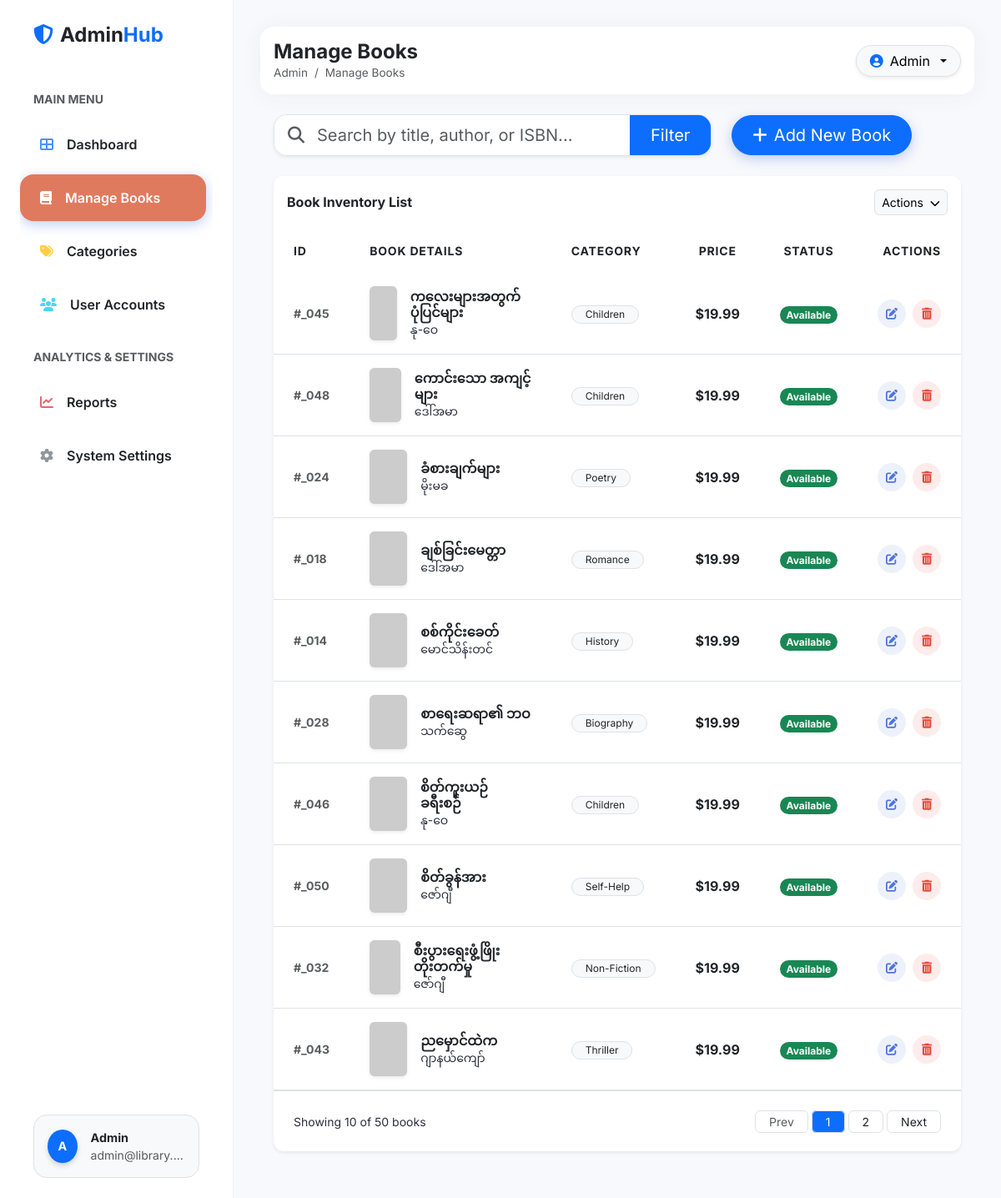
The app's page /admin/books.php (signed in) with its own data.
### tables this page shows
CREATE TABLE `books` (
  `id` varchar(50) NOT NULL,
  `title` varchar(255) NOT NULL,
  `author` varchar(255) NOT NULL,
  `year` int NOT NULL,
  `price` decimal(10,2) DEFAULT '19.99',
  `cover_image` varchar(255) DEFAULT NULL,
  `category` varchar(50) DEFAULT 'Uncategorized',
  `category_id` int DEFAULT NULL,
  `average_rating` decimal(3,2) DEFAULT '0.00',
  `review_count` int DEFAULT '0',
  `total_copies` int DEFAULT '1',
  `available_copies` int DEFAULT '1',
  `created_at` timestamp NULL DEFAULT CURRENT_TIMESTAMP,
  `type` enum('physical','ebook') DEFAULT 'physical',
  `file_size` varchar(50) DEFAULT NULL,
  `download_link` varchar(255) DEFAULT NULL,
  PRIMARY KEY (`id`),
  KEY `fk_book_category` (`category_id`),
  CONSTRAINT `fk_book_category` FOREIGN KEY (`category_id`) REFERENCES `categories` (`id`) ON DELETE SET NULL
);

### config/database.php (called while the page is built)
<?php
return [
    'host' => getenv('DB_HOST') ?: 'localhost',
    'dbname' => getenv('DB_NAME') ?: 'book_library',
    'username' => getenv('DB_USER') ?: 'root',
    'password' => getenv('DB_PASS') !== false ? getenv('DB_PASS') : '',
    'charset' => 'utf8mb4',
    'options' => [
        PDO::ATTR_ERRMODE => PDO::ERRMODE_EXCEPTION,
        PDO::ATTR_DEFAULT_FETCH_MODE => PDO::FETCH_ASSOC,
        PDO::ATTR_EMULATE_PREPARES => false,
        PDO::MYSQL_ATTR_INIT_COMMAND => "SET NAMES utf8mb4; SET time_zone = '+06:30';"
    ]
];

### src/Library.php (called while the page is built, shortened)
<?php
class Library
{
    private \PDO $pdo;
    public function __construct()
    {
        $config = include __DIR__ . '/../config/database.php';
        $dsn = "mysql:host={$config['host']};dbname={$config['dbname']};charset={$config['charset']}";
        $options = $config['options'];
        try {
            $this->pdo = new \PDO($dsn, $config['username'], $config['password'], $options);
        } catch (\PDOException $e) {
            die("Database connection failed: " . $e->getMessage());
        }
        $this->loadAllBooks();
    }
    public function loadAllBooks(): void
    {
        $stmt = $this->pdo->query("SELECT * FROM books ORDER BY title");
        while ($row = $stmt->fetch()) {
            if (isset($row['type']) && $row['type'] === 'ebook') {
                $book = EBook::fromArray($row);
            } else {
                $book = Book::fromArray($row);
            }
        }
    }
    public function getBooksPaginated(int $limit, int $offset, ?string $category = null, ?string $search = null): array
    {
        $sql = "SELECT b.*, COALESCE(AVG(r.rating), 0) as average_rating
                FROM books b
                LEFT JOIN reviews r ON b.id = r.book_id
                WHERE 1=1";
        $params = [];
        $sql .= " GROUP BY b.id ";
        $sql .= " ORDER BY title LIMIT ? OFFSET ?";
        $stmt = $this->pdo->prepare($sql);
        $i = 1;
        $stmt->bindValue($i++, (int)$limit, \PDO::PARAM_INT);
        $stmt->bindValue($i++, (int)$offset, \PDO::PARAM_INT);
        $stmt->execute();
        $books = [];
        while ($row = $stmt->fetch(\PDO::FETCH_ASSOC)) {
            if (isset($row['type']) && $row['type'] === 'ebook') {
                $books[] = EBook::fromArray($row);
            } else {
                $books[] = Book::fromArray($row);
            }
        }
        return $books;
    }
    public function countBooks(?string $category = null, ?string $search = null): int
    {
        $sql = "SELECT COUNT(*) FROM books WHERE 1=1";
        $params = [];
        $stmt = $this->pdo->prepare($sql);
        $stmt->execute($params);
        return (int)$stmt->fetchColumn();
    }
}

### src/Book.php (called while the page is built, shortened)
<?php
class Book
{
    protected string $id;
    protected string $title;
    protected string $author;
    protected ?string $coverImage = null;
    protected string $category = 'Uncategorized';
    protected int $availableCopies = 1;
    public function __construct(
        string $title,
        string $author,
        int $year,
        int $totalCopies = 1,
        ?string $coverImage = null,
        string $category = 'Uncategorized',
        ?string $id = null
    ) {
        $this->id = $id ?? uniqid('book_', true);
        $this->title = trim($title);
        $this->author = trim($author);
        $this->coverImage = $coverImage;
        $this->category = $category;
        $this->totalCopies = max(1, $totalCopies);
        $this->availableCopies = $this->totalCopies;
    }
    public function getId(): string
    {
        return $this->id;
    }
    public function getTitle(): string
    {
        return $this->title;
    }
    public function getAuthor(): string
    {
        return $this->author;
    }
    public function getCoverImage(): ?string
    {
        return $this->coverImage;
    }
    public function getCategory(): string
    {
        return $this->category;
    }
    public function isAvailable(): bool
    {
        return $this->availableCopies > 0;
    }
    public static function fromArray(array $data): self
    {
        $book = new self(
            $data['title'],
            $data['author'],
            $data['year'],
            $data['total_copies'] ?? 1,
            $data['cover_image'] ?? null,
            $data['category'] ?? 'Uncategorized',
            $data['id'] ?? null
        );
        $book->availableCopies = $data['available_copies'] ?? $book->totalCopies;
        $book->averageRating = (float)($data['average_rating'] ?? 0.0);
        return $book;
    }
}

### admin/books.php (the view, shortened to what this page needs)
<?php
require_once dirname(__DIR__) . '/includes/functions.php';
require_once dirname(__DIR__) . '/views/admin/layout.php';
$library = new Library();
$page = $_GET['page'] ?? 1;
$limit = 10;
$offset = ($page - 1) * $limit;
$books = $library->getBooksPaginated($limit, $offset);
$totalBooks = $library->countBooks();
renderAdminLayout('Manage Books', function() use ($books, $totalBooks) {
    ?>
    <section class="admin-book-list">
        <div class="row g-4 align-items-center mb-4">
            <div class="col-lg-8">
                <div class="input-group input-group-lg border shadow-sm rounded-4 overflow-hidden">
                    <span class="input-group-text bg-white border-0"><i class="fas fa-search text-muted"></i></span>
                    <input type="text" class="form-control border-0 shadow-none ps-0" placeholder="Search by title, author, or ISBN...">
                    <button class="btn btn-primary px-4 shadow-sm" type="button">Filter</button>
                </div>
            </div>
            <div class="col-lg-4 text-lg-end">
                <button class="btn btn-primary btn-lg rounded-pill px-4 shadow-primary d-flex align-items-center gap-2 justify-content-center" data-bs-toggle="modal" data-bs-target="#addBookModal">
                    <i class="fas fa-plus"></i>
                    <span>Add New Book</span>
                </button>
            </div>
        </div>
        <div class="card card-admin border-0 shadow-sm overflow-hidden">
            <div class="card-header bg-white py-3 border-0 d-flex justify-content-between align-items-center">
                <h6 class="m-0 fw-bold text-dark">Book Inventory List</h6>
                <div class="dropdown">
                    <button class="btn btn-sm btn-light border rounded" data-bs-toggle="dropdown">
                        Actions <i class="fas fa-chevron-down ms-1 small"></i>
                    </button>
                </div>
            </div>
            <div class="card-body p-0">
                <div class="table-responsive p-0">
                    <table class="table table-hover align-middle mb-0">
                        <thead class="bg-lightest text-muted text-uppercase small" style="letter-spacing: 0.05rem;">
                            <tr>
                                <th class="py-3 px-4 border-0">ID</th>
                                <th class="py-3 px-4 border-0">Book Details</th>
                                <th class="py-3 px-4 border-0">Category</th>
                                <th class="py-3 px-4 border-0 text-center">Price</th>
                                <th class="py-3 px-4 border-0 text-center">Status</th>
                                <th class="py-3 px-4 border-0 text-end">Actions</th>
                            </tr>
                        </thead>
                        <tbody class="border-top-0">
                            <?php foreach ($books as $book): ?>
                            <tr>
                                <td class="px-4 py-3 fw-bold text-muted small">#<?= substr($book->getId(), -4) ?></td>
                                <td class="px-4 py-3">
                                    <div class="d-flex align-items-center gap-3">
                                        <div class="book-cover-mini rounded shadow-sm overflow-hidden d-flex align-items-center justify-content-center" style="width: 45px; height: 65px; background: rgba(0,0,0,0.1);">
                                            <?php if ($book->getCoverImage()): ?>
                                                <img src="<?= baseUrl() ?>/public/uploads/covers/<?= e($book->getCoverImage()) ?>" class="w-100 h-100 object-fit-cover">
                                            <?php else: ?>
                                                <i class="fas fa-book-open text-muted opacity-25"></i>
                                            <?php endif; ?>
                                        </div>
                                        <div class="book-meta-info">
                                            <h6 class="mb-0 fw-bold text-dark"><?= e($book->getTitle()) ?></h6>
                                            <p class="mb-0 text-muted small"><?= e($book->getAuthor()) ?></p>
                                        </div>
                                    </div>
                                </td>
                                <td class="px-4 py-3">
                                    <span class="badge bg-light text-dark rounded-pill border px-3 fw-normal"><?= e($book->getCategory()) ?></span>
                                </td>
                                <td class="px-4 py-3 text-center fw-bold">
                                    $<?= number_format(19.99, 2)  ?>
                                </td>
                                <td class="px-4 py-3 text-center">
                                    <?php
                                    $statusClass = $book->isAvailable() ? 'success' : 'warning';
                                    echo renderStatusBadge($book->isAvailable() ? 'available' : 'borrowed', $statusClass);
                                    ?>
                                </td>
                                <td class="px-4 py-3 text-end">
                                    <div class="action-btn-group d-flex justify-content-end gap-2">
                                        <button class="btn btn-sm btn-icon-only rounded-pill btn-soft-primary" title="Edit Book">
                                            <i class="fas fa-edit"></i>
                                        </button>
                                        <button class="btn btn-sm btn-icon-only rounded-pill btn-soft-danger" title="Delete Book">
                                            <i class="fas fa-trash-alt"></i>
                                        </button>
                                    </div>
                                </td>
                            </tr>
                            <?php endforeach; ?>
                        </tbody>
                    </table>
                </div>
                <div class="p-4 border-top d-flex justify-content-between align-items-center">
                    <p class="mb-0 text-muted small">Showing <?= count($books) ?> of <?= $totalBooks ?> books</p>
                    <nav aria-label="Book pagination">
                        <ul class="pagination pagination-sm mb-0">
                            <li class="page-item disabled"><a class="page-item link px-3 py-1 border rounded me-1 text-muted text-decoration-none small" href="#">Prev</a></li>
                            <li class="page-item active"><a class="page-item link px-3 py-1 border rounded me-1 active bg-primary text-white text-decoration-none small" href="#">1</a></li>
                            <li class="page-item"><a class="page-item link px-3 py-1 border rounded me-1 text-dark text-decoration-none small" href="#">2</a></li>
                            <li class="page-item"><a class="page-item link px-3 py-1 border rounded text-dark text-decoration-none small" href="#">Next</a></li>
                        </ul>
                    </nav>
                </div>
            </div>
        </div>
    </section>
    <?php
});

### includes/functions.php (shortened to what this page needs)
<?php
function renderStatusBadge(string $status, string $type = 'info'): string
{
    return "<span class=\"badge bg-{$type} rounded-pill\">" . e(ucfirst($status)) . "</span>";
}
function e($data): string
{
    return htmlspecialchars((string)$data, ENT_QUOTES, 'UTF-8');
}
function baseUrl(): string
{
    $protocol = (!empty($_SERVER['HTTPS']) && $_SERVER['HTTPS'] !== 'off') ? 'https://' : 'http://';
    $host = $_SERVER['HTTP_HOST'];
    $scriptPath = str_replace('\\', '/', dirname($_SERVER['SCRIPT_NAME']));
    if (strpos($scriptPath, '/admin') !== false) {
        $scriptPath = rtrim(str_replace('/admin', '', $scriptPath), '/');
    }
    return rtrim($protocol . $host . $scriptPath, '/');
}

### records on screen
books: id "_045", title "ကလေးများအတွက် ပုံပြင်များ", author "နု-ဝေ", category "Children"
books: id "_048", title "ကောင်းသော အကျင့်များ", author "ဒေါ်အမာ", category "Children"
books: id "_024", title "ခံစားချက်များ", author "မိုးမခ", category "Poetry"
books: id "_018", title "ချစ်ခြင်းမေတ္တာ", author "ဒေါ်အမာ", category "Romance"
books: id "_014", title "စစ်ကိုင်းခေတ်", author "မောင်သိန်းတင်", category "History"
books: id "_028", title "စာရေးဆရာ၏ ဘဝ", author "သက်ဆွေ", category "Biography"
books: id "_046", title "စိတ်ကူးယဉ် ခရီးစဉ်", author "နု-ဝေ", category "Children"
books: id "_050", title "စိတ်ခွန်အား", author "ဇော်ဂျီ", category "Self-Help"
books: id "_032", title "စီးပွားရေးဖွံ့ဖြိုးတိုးတက်မှု", author "ဇော်ဂျီ", category "Non-Fiction"
books: id "_043", title "ညမှောင်ထဲက", author "ဂျာနယ်ကျော်", category "Thriller"

### other values on screen
substr($_SESSION['user_name'] ?? 'A', 0, 1) "A"
$_SESSION['user_name'] "Admin"
$_SESSION['email'] "admin@library.…"
$pageTitle "Manage Books"
count($books) "10"
$totalBooks "50"
